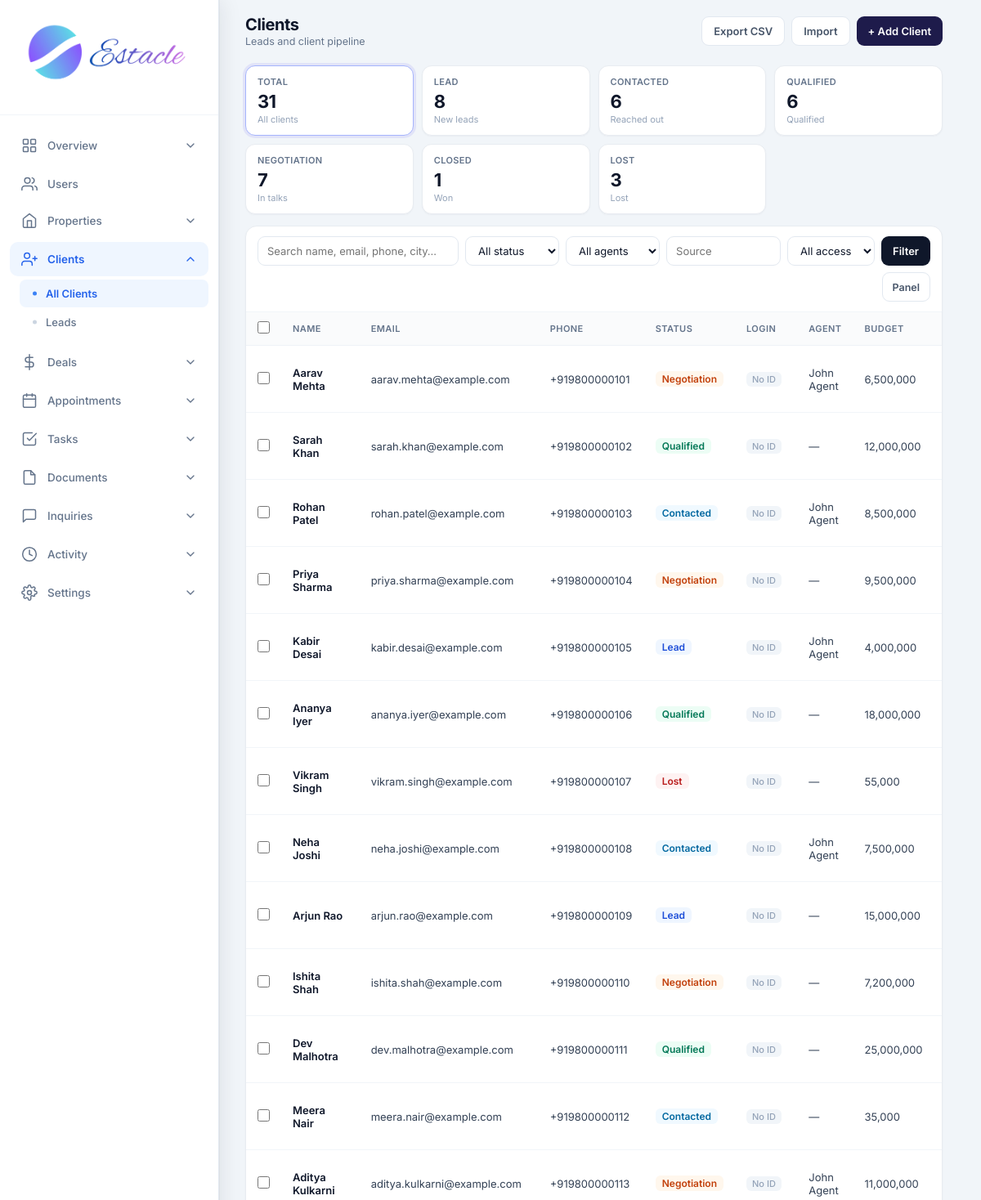
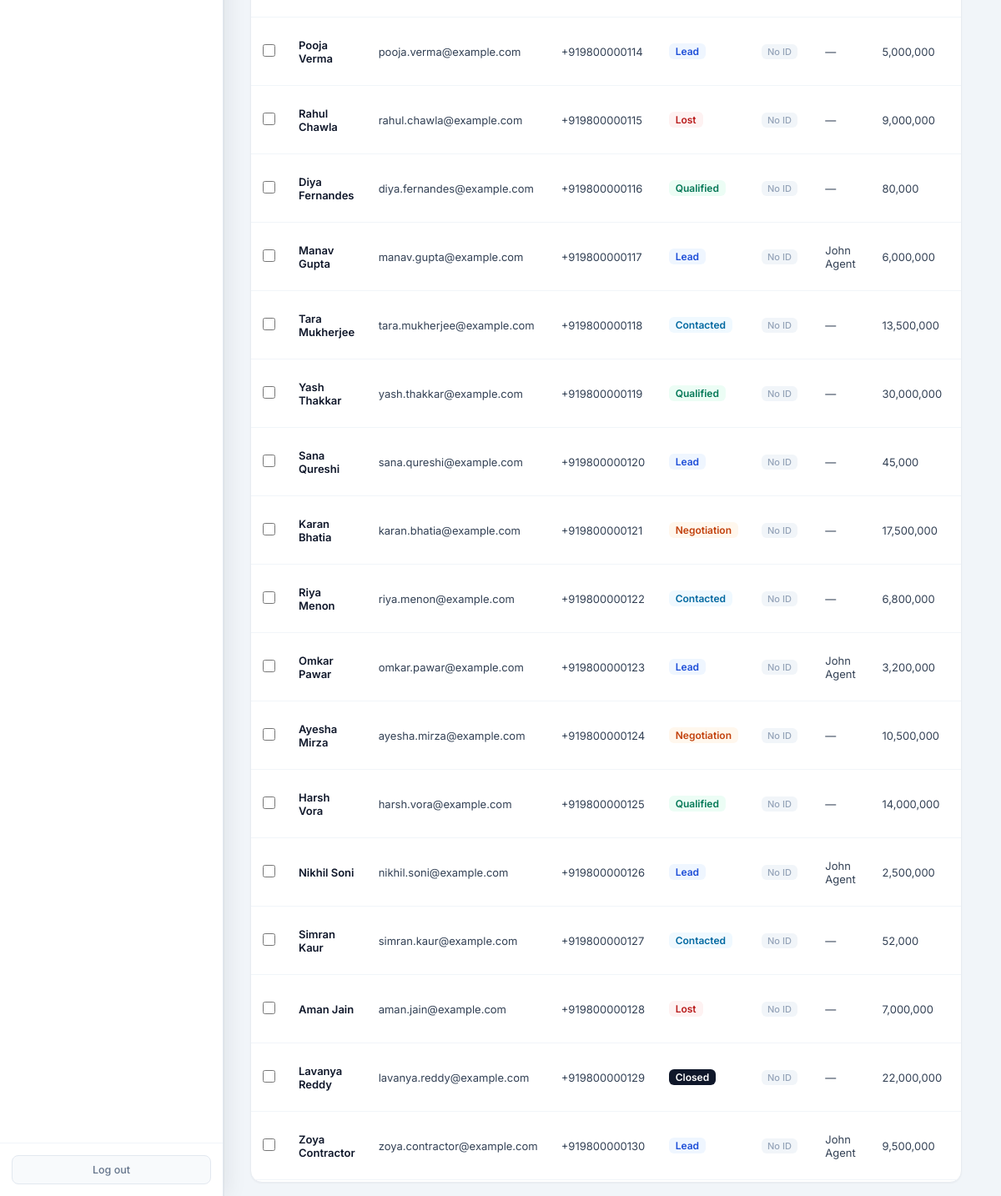
The app's page /admin/clients (signed in) with its own data (2 pictures, top to bottom).
### tables this page shows
CREATE TABLE clients (
            id INTEGER PRIMARY KEY AUTOINCREMENT,
            full_name TEXT NOT NULL,
            email TEXT,
            phone TEXT,
            status TEXT DEFAULT 'lead',
            notes TEXT,
            agent_id INTEGER,
            created_at TIMESTAMP DEFAULT CURRENT_TIMESTAMP, source TEXT, budget REAL, interest TEXT, preferred_city TEXT, address TEXT, updated_at TIMESTAMP, user_id INTEGER,
            FOREIGN KEY (agent_id) REFERENCES users (id)
        );

CREATE TABLE users (
            id INTEGER PRIMARY KEY AUTOINCREMENT,
            email TEXT UNIQUE NOT NULL,
            password TEXT NOT NULL,
            full_name TEXT NOT NULL,
            role TEXT NOT NULL CHECK(role IN ('admin', 'agent', 'customer')),
            phone TEXT,
            created_at TIMESTAMP DEFAULT CURRENT_TIMESTAMP,
            is_active INTEGER DEFAULT 1
        , avatar TEXT, last_seen TIMESTAMP, job_title TEXT, department TEXT, employee_id TEXT, license_no TEXT, commission_rate REAL, alt_phone TEXT, address TEXT, city TEXT, state TEXT, country TEXT, postal_code TEXT, notes TEXT, hire_date TEXT, timezone TEXT);

### routes/admin/clients.py (the view)
@admin.route('/admin/clients')
@login_required
@role_required('admin')
def admin_clients():
    db = get_db()
    migrate_db()
    sync_customers_to_clients(db)
    q = request.args.get('q', '').strip()
    status_filter = request.args.get('status', '').strip()
    agent_id = request.args.get('agent_id', '').strip()
    source = request.args.get('source', '').strip()
    view = request.args.get('view', '').strip()
    has_login = request.args.get('has_login', '').strip()
    sql = (
        "SELECT c.*, u.full_name as agent_name, "
        "cu.id as linked_user_id, cu.email as login_email, cu.is_active as user_active "
        "FROM clients c "
        "LEFT JOIN users u ON c.agent_id = u.id "
        "LEFT JOIN users cu ON c.user_id = cu.id "
        "WHERE 1=1"
    )
    params = []
    if q:
        sql += (
            " AND (c.full_name LIKE ? OR c.email LIKE ? OR c.phone LIKE ? "
            "OR IFNULL(c.notes,'') LIKE ? OR IFNULL(c.preferred_city,'') LIKE ?)"
        )
        params.extend(['%' + q + '%'] * 5)
    if status_filter in ('lead', 'contacted', 'qualified', 'negotiation', 'closed', 'lost'):
        sql += " AND c.status = ?"
        params.append(status_filter)
    if agent_id.isdigit():
        sql += " AND c.agent_id = ?"
        params.append(int(agent_id))
    if source:
        sql += " AND IFNULL(c.source,'') LIKE ?"
        params.append('%' + source + '%')
    if has_login == '1':
        sql += " AND c.user_id IS NOT NULL"
    elif has_login == '0':
        sql += " AND c.user_id IS NULL"
    sql += " ORDER BY c.created_at DESC"
    clients = [dict(r) for r in db.execute(sql, params).fetchall()]
    now = datetime.now().date()
    for c in clients:
        created = c.get('created_at')
        label = '—'
        if created:
            try:
                cdt = datetime.strptime(str(created)[:10], '%Y-%m-%d').date()
                d = (now - cdt).days
                if d <= 0:
                    label = 'Today'
                elif d == 1:
                    label = '1 day ago'
                else:
                    label = '{} days ago'.format(d)
            except Exception:
                label = str(created)[:10]
        c['added_label'] = label
        c['has_login'] = bool(c.get('user_id') or c.get('linked_user_id'))
    stats = {
        'total': db.execute('SELECT COUNT(*) FROM clients').fetchone()[0],
        'lead': db.execute("SELECT COUNT(*) FROM clients WHERE status = 'lead'").fetchone()[0],
        'contacted': db.execute("SELECT COUNT(*) FROM clients WHERE status = 'contacted'").fetchone()[0],
        'qualified': db.execute("SELECT COUNT(*) FROM clients WHERE status = 'qualified'").fetchone()[0],
        'negotiation': db.execute("SELECT COUNT(*) FROM clients WHERE status = 'negotiation'").fetchone()[0],
        'closed': db.execute("SELECT COUNT(*) FROM clients WHERE status = 'closed'").fetchone()[0],
        'lost': db.execute("SELECT COUNT(*) FROM clients WHERE status = 'lost'").fetchone()[0],
        'with_login': db.execute('SELECT COUNT(*) FROM clients WHERE user_id IS NOT NULL').fetchone()[0],
    }
    agents = db.execute(
        "SELECT id, full_name FROM users WHERE role = 'agent' AND is_active = 1 ORDER BY full_name"
    ).fetchall()
    active_filters = sum(1 for v in (q, status_filter, agent_id, source, has_login) if v)
    return render_template(
        'admin_clients.html',
        clients=clients,
        stats=stats,
        agents=agents,
        q=q,
        status_filter=status_filter,
        agent_id=agent_id,
        source=source,
        view=view,
        has_login=has_login,
        active_filters=active_filters,
    )

### templates/admin_clients.html (shortened to what this page needs)
<!DOCTYPE html>
<html lang="en">
<head>
<link rel="stylesheet" href="{{ url_for('static', filename='css/admin.css') }}">
</head>
<body>
<div class="app-layout">
  {% set active = 'clients' %}
  {% include 'partials/admin_sidebar.html' %}
  <main class="main-content">
    <header class="top-bar dash-top">
      <div>
        <h1 class="page-title">Clients</h1>
        <p class="page-subtitle">Leads and client pipeline</p>
      </div>
      <div class="top-actions">
        <a href="{{ url_for('admin.admin_export_clients') }}" class="btn-export">Export CSV</a>
        <a href="{{ url_for('admin.admin_add_client') }}#import" class="btn-export">Import</a>
        <a href="{{ url_for('admin.admin_add_client') }}" class="btn-create">+ Add Client</a>
      </div>
    </header>
    <div class="page-wrap">
      <div class="stat-row">
        <a href="{{ url_for('admin.admin_clients', view=view) }}" class="stat-card kpi-soft {% if not status_filter %}active-filter{% endif %}">
          <div class="kpi-top"><span class="kpi-label">Total</span></div>
          <div class="kpi-value">{{ stats.total }}</div>
          <div class="kpi-sub">All clients</div>
        </a>
        <a href="{{ url_for('admin.admin_clients', status='lead', view=view, q=q, agent_id=agent_id, source=source) }}" class="stat-card kpi-soft {% if status_filter=='lead' %}active-filter{% endif %}">
          <div class="kpi-top"><span class="kpi-label">Lead</span></div>
          <div class="kpi-value">{{ stats.lead }}</div>
          <div class="kpi-sub">New leads</div>
        </a>
        <a href="{{ url_for('admin.admin_clients', status='contacted', view=view, q=q, agent_id=agent_id, source=source) }}" class="stat-card kpi-soft {% if status_filter=='contacted' %}active-filter{% endif %}">
          <div class="kpi-top"><span class="kpi-label">Contacted</span></div>
          <div class="kpi-value">{{ stats.contacted }}</div>
          <div class="kpi-sub">Reached out</div>
        </a>
        <a href="{{ url_for('admin.admin_clients', status='qualified', view=view, q=q, agent_id=agent_id, source=source) }}" class="stat-card kpi-soft {% if status_filter=='qualified' %}active-filter{% endif %}">
          <div class="kpi-top"><span class="kpi-label">Qualified</span></div>
          <div class="kpi-value">{{ stats.qualified }}</div>
          <div class="kpi-sub">Qualified</div>
        </a>
        <a href="{{ url_for('admin.admin_clients', status='negotiation', view=view, q=q, agent_id=agent_id, source=source) }}" class="stat-card kpi-soft {% if status_filter=='negotiation' %}active-filter{% endif %}">
          <div class="kpi-top"><span class="kpi-label">Negotiation</span></div>
          <div class="kpi-value">{{ stats.negotiation }}</div>
          <div class="kpi-sub">In talks</div>
        </a>
        <a href="{{ url_for('admin.admin_clients', status='closed', view=view, q=q, agent_id=agent_id, source=source) }}" class="stat-card kpi-soft {% if status_filter=='closed' %}active-filter{% endif %}">
          <div class="kpi-top"><span class="kpi-label">Closed</span></div>
          <div class="kpi-value">{{ stats.closed }}</div>
          <div class="kpi-sub">Won</div>
        </a>
        <a href="{{ url_for('admin.admin_clients', status='lost', view=view, q=q, agent_id=agent_id, source=source) }}" class="stat-card kpi-soft {% if status_filter=='lost' %}active-filter{% endif %}">
          <div class="kpi-top"><span class="kpi-label">Lost</span></div>
          <div class="kpi-value">{{ stats.lost }}</div>
          <div class="kpi-sub">Lost</div>
        </a>
      </div>
      <div class="panel-card">
        <div class="panel-toolbar">
          <form method="GET" class="filter-form" action="{{ url_for('admin.admin_clients') }}">
            <input type="search" name="q" value="{{ q }}" placeholder="Search name, email, phone, city…">
            <select name="status">
              <option value="">All status</option>
            </select>
            <select name="agent_id">
              <option value="">All agents</option>
            </select>
            <input type="text" name="source" value="{{ source }}" placeholder="Source" style="max-width:140px">
            <select name="has_login">
              <option value="">All access</option>
            </select>
            <button type="submit" class="btn-filter">Filter</button>
            {% if view == 'cards' %}
            <a href="{{ url_for('admin.admin_clients', q=q, status=status_filter, agent_id=agent_id, source=source) }}" class="btn-towards-panel">← Table</a>
            {% else %}
            <a href="{{ url_for('admin.admin_clients', view='cards', q=q, status=status_filter, agent_id=agent_id, source=source) }}" class="btn-towards-panel">Panel</a>
            {% endif %}
          </form>
        </div>
        {% if view == 'cards' %}
        <div class="cards-grid">
          {% for c in clients %}
          <div class="client-card">
            <h3>{{ c.full_name }}</h3>
            <div class="meta">{{ c.email or '—' }} · {{ c.phone or '—' }}</div>
            <div class="meta">{{ c.preferred_city or c.address or '—' }} · {{ c.added_label }}</div>
            <div class="row">
              <span class="badge-status badge-{{ c.status }}">{{ c.status }}</span>
              {% if c.has_login %}<span class="badge-login">ID</span>{% endif %}
              <div class="actions-cell">
                <a href="{{ url_for('admin.admin_client_detail', client_id=c.id) }}" class="btn-sm btn-info">Details</a>
                <a href="{{ url_for('admin.admin_edit_client', client_id=c.id) }}" class="btn-sm btn-edit">Edit</a>
              </div>
            </div>
          </div>
          {% else %}
          <div class="empty" style="grid-column:1/-1;text-align:center;color:#94a3b8;padding:40px">No clients found</div>
          {% endfor %}
        </div>
        {% else %}
        <form method="POST" action="{{ url_for('admin.admin_bulk_clients') }}" id="bulk-clients-form">
          <div class="table-scroll">
            <table class="clients-table">
              <thead>
                <tr>
                  <th style="width:36px"><input type="checkbox" id="checkAll" title="Select all"></th>
                  <th>Name</th>
                  <th>Email</th>
                  <th>Phone</th>
                  <th>Status</th>
                  <th>Login</th>
                  <th>Agent</th>
                  <th>Budget</th>
                  <th>Source</th>
                </tr>
              </thead>
              <tbody>
                {% for c in clients %}
                <tr>
                  <td><input type="checkbox" name="client_ids" value="{{ c.id }}" class="row-check"></td>
                  <td><span class="client-name">{{ c.full_name }}</span></td>
                  <td>{{ c.email or '—' }}</td>
                  <td>{{ c.phone or '—' }}</td>
                  <td><span class="badge-status badge-{{ c.status }}">{{ c.status }}</span></td>
                  <td>{% if c.has_login %}<span class="badge-login">ID active</span>{% else %}<span class="badge-nologin">No ID</span>{% endif %}</td>
                  <td>{{ c.agent_name or '—' }}</td>
                  <td>{% if c.budget %}{{ '{:,.0f}'.format(c.budget) }}{% else %}<span class="muted">—</span>{% endif %}</td>
                  <td>{{ c.source or '—' }}</td>
                </tr>
                {% else %}
                <tr><td colspan="11" class="empty">No clients found</td></tr>
                {% endfor %}
              </tbody>
            </table>
          </div>
        </form>
        {% endif %}
      </div>
    </div>
  </main>
</div>
</body>
</html>

### records on screen
clients: full_name "Aarav Mehta", email "aarav.mehta@example.com", phone "+919800000101", status "Negotiation", shows "No ID", full_name "John Agent", budget "6,500,000"
clients: full_name "Sarah Khan", email "sarah.khan@example.com", phone "+919800000102", status "Qualified", shows "No ID", agent_name "—", budget "12,000,000"
clients: full_name "Rohan Patel", email "rohan.patel@example.com", phone "+919800000103", status "Contacted", shows "No ID", full_name "John Agent", budget "8,500,000"
clients: full_name "Priya Sharma", email "priya.sharma@example.com", phone "+919800000104", status "Negotiation", shows "No ID", agent_name "—", budget "9,500,000"
clients: full_name "Kabir Desai", email "kabir.desai@example.com", phone "+919800000105", status "Lead", shows "No ID", full_name "John Agent", budget "4,000,000"
clients: full_name "Ananya Iyer", email "ananya.iyer@example.com", phone "+919800000106", status "Qualified", shows "No ID", agent_name "—", budget "18,000,000"
clients: full_name "Vikram Singh", email "vikram.singh@example.com", phone "+919800000107", status "Lost", shows "No ID", agent_name "—", budget "55,000"
clients: full_name "Neha Joshi", email "neha.joshi@example.com", phone "+919800000108", status "Contacted", shows "No ID", full_name "John Agent", budget "7,500,000"
clients: full_name "Arjun Rao", email "arjun.rao@example.com", phone "+919800000109", status "Lead", shows "No ID", agent_name "—", budget "15,000,000"
clients: full_name "Ishita Shah", email "ishita.shah@example.com", phone "+919800000110", status "Negotiation", shows "No ID", agent_name "—", budget "7,200,000"
clients: full_name "Dev Malhotra", email "dev.malhotra@example.com", phone "+919800000111", status "Qualified", shows "No ID", agent_name "—", budget "25,000,000"
clients: full_name "Meera Nair", email "meera.nair@example.com", phone "+919800000112", status "Contacted", shows "No ID", agent_name "—", budget "35,000"
clients: full_name "Aditya Kulkarni", email "aditya.kulkarni@example.com", phone "+919800000113", status "Negotiation", shows "No ID", full_name "John Agent", budget "11,000,000"
clients: full_name "Pooja Verma", email "pooja.verma@example.com", phone "+919800000114", status "Lead", shows "No ID", agent_name "—", budget "5,000,000"
clients: full_name "Rahul Chawla", email "rahul.chawla@example.com", phone "+919800000115", status "Lost", shows "No ID", agent_name "—", budget "9,000,000"
clients: full_name "Diya Fernandes", email "diya.fernandes@example.com", phone "+919800000116", status "Qualified", shows "No ID", agent_name "—", budget "80,000"
clients: full_name "Manav Gupta", email "manav.gupta@example.com", phone "+919800000117", status "Lead", shows "No ID", full_name "John Agent", budget "6,000,000"
clients: full_name "Tara Mukherjee", email "tara.mukherjee@example.com", phone "+919800000118", status "Contacted", shows "No ID", agent_name "—", budget "13,500,000"
clients: full_name "Yash Thakkar", email "yash.thakkar@example.com", phone "+919800000119", status "Qualified", shows "No ID", agent_name "—", budget "30,000,000"
clients: full_name "Sana Qureshi", email "sana.qureshi@example.com", phone "+919800000120", status "Lead", shows "No ID", agent_name "—", budget "45,000"
clients: full_name "Karan Bhatia", email "karan.bhatia@example.com", phone "+919800000121", status "Negotiation", shows "No ID", agent_name "—", budget "17,500,000"
clients: full_name "Riya Menon", email "riya.menon@example.com", phone "+919800000122", status "Contacted", shows "No ID", agent_name "—", budget "6,800,000"
clients: full_name "Omkar Pawar", email "omkar.pawar@example.com", phone "+919800000123", status "Lead", shows "No ID", full_name "John Agent", budget "3,200,000"
clients: full_name "Ayesha Mirza", email "ayesha.mirza@example.com", phone "+919800000124", status "Negotiation", shows "No ID", agent_name "—", budget "10,500,000"
clients: full_name "Harsh Vora", email "harsh.vora@example.com", phone "+919800000125", status "Qualified", shows "No ID", agent_name "—", budget "14,000,000"
clients: full_name "Nikhil Soni", email "nikhil.soni@example.com", phone "+919800000126", status "Lead", shows "No ID", full_name "John Agent", budget "2,500,000"
clients: full_name "Simran Kaur", email "simran.kaur@example.com", phone "+919800000127", status "Contacted", shows "No ID", agent_name "—", budget "52,000"
clients: full_name "Aman Jain", email "aman.jain@example.com", phone "+919800000128", status "Lost", shows "No ID", agent_name "—", budget "7,000,000"
clients: full_name "Lavanya Reddy", email "lavanya.reddy@example.com", phone "+919800000129", status "Closed", shows "No ID", agent_name "—", budget "22,000,000"
clients: full_name "Zoya Contractor", email "zoya.contractor@example.com", phone "+919800000130", status "Lead", shows "No ID", full_name "John Agent", budget "9,500,000"

### other values on screen
{{ stats.total }} "31"
{{ stats.lead }} "8"
{{ stats.contacted }} "6"
{{ stats.qualified }} "6"
{{ stats.negotiation }} "7"
{{ stats.closed }} "1"
{{ stats.lost }} "3"
